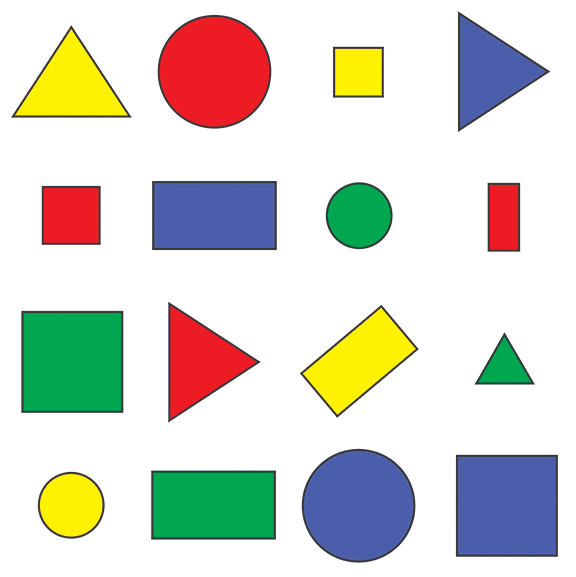
#> input picture Projects/OpenCV/shapes.png, 576 x 577 px, given in place of the camera
$ python air_draw.py
#> lines starting #> are read from the running program, lines starting #| are printed output that depends on the picture
import cv2
import numpy as np
my_colour = [[255,255,255],[0,0,0]]
# color_limit = [[0,146,85,10,255,255]]
color_limit = [[0,201,79,6,255,125]]

myPoints = []

def contour(img_co):
    contur, hierarcy = cv2.findContours(img_co, cv2.RETR_TREE, cv2.CHAIN_APPROX_SIMPLE)
    x,y,w,h = 0,0,0,0
    for cnt in contur:
        area = cv2.contourArea(cnt)
        if area > 300:
            cv2.drawContours(img, cnt, -1, (0, 0, 255), 3)
            peri = cv2.arcLength(cnt, True)
            approx = cv2.approxPolyDP(cnt, 0.02*peri , True)
            x,y,w,h = cv2.boundingRect(approx)
    return x+w//2,y


def findcolor(img):

    newPoints=[]
    img_hsv = cv2.cvtColor(img, cv2.COLOR_BGR2HSV)
    lower_limit = np.array(color_limit[0][0:3])
    upper_limit = np.array(color_limit[0][3:6])
    mask = cv2.inRange(img_hsv, lower_limit, upper_limit)

    x,y = contour(mask)
    # cv2.circle(img,(x,y),7,my_colour[0],cv2.FILLED)

    if x != 0 and y != 0:
        newPoints.append([x,y])

    return newPoints


def drawOnCanvas(myPoints):
    for point in myPoints:
        cv2.circle(img, (point[0], point[1]), 7, my_colour[0] , cv2.FILLED)


framwidth = 640
framheight = 480

cap = cv2.VideoCapture(0)
cap.set(3, framwidth)
cap.set(4, framheight)
cap.set(10, 100)
while True:
    SUCCESS, img = cap.read()
#> img is the input picture: shape (577, 576, 3); mean B, G, R 205.1, 214.3, 214.2
    img_copy = img.copy()
    newPoints = findcolor(img_copy)
#> in findcolor, `img_hsv = cv2.cvtColor(img, cv2.COLOR_BGR2HSV)`: img_hsv: shape (577, 576, 3); mean H, S, V 31.4, 56.1, 234.3
#> in findcolor, `mask = cv2.inRange(img_hsv, lower_limit, upper_limit)`: mask: shape (577, 576); every value is 0
#> in contour, `contur, hierarcy = cv2.findContours(img_co, cv2.RETR_TREE, cv2.CHAIN_A..`: contur = []
#> in findcolor, `x,y = contour(mask)`: x = 0
#> newPoints = []

    if len(newPoints)!=0:
        for newP in newPoints:
            myPoints.append(newP)

    if len(myPoints)!=0:
        drawOnCanvas(myPoints)

    flipimg = cv2.flip(img,1,0)
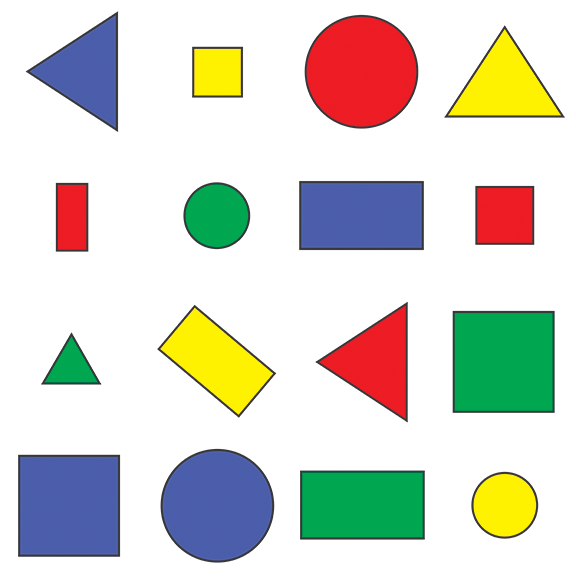
#> flipimg: shape (577, 576, 3); mean B, G, R 205.1, 214.3, 214.2
    cv2.imshow('img', flipimg)
    if cv2.waitKey(1) & 0xFF == ord('q'):
#> (key q is pressed here)
        break
